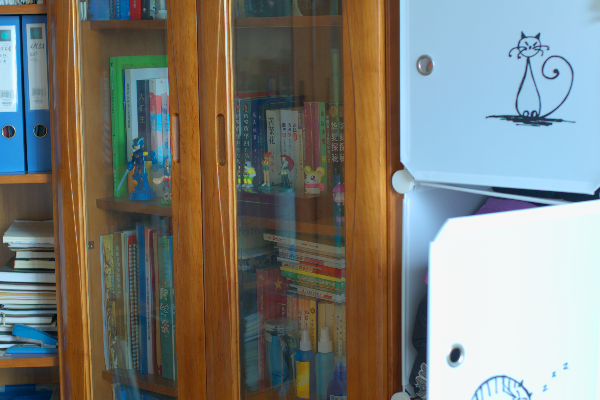
#> input picture data/LOLdataset/eval15/high/1.png, 600 x 400 px
$ python preprocessing_demo.py ../../data/LOLdataset/eval15/high/1.png
#> lines starting #> are read from the running program, lines starting #| are printed output that depends on the picture
### classical/preprocessing.py
import os
import cv2
import numpy as np

MIN_SIDE = 16      # smaller than this: reject
MAX_SIDE = 1024    # larger than this: downscale (keeps runtime < ~10 s)


def to_rgb_uint8(image):
    """Validate any array and return uint8 RGB (H, W, 3). Raises ValueError if unusable."""
    if image is None:
        raise ValueError("Image is None (file missing or unreadable)")
    if not isinstance(image, np.ndarray) or image.size == 0 or image.ndim not in (2, 3):
        raise ValueError("Image must be a non-empty 2D or 3D numpy array")

    # --- fix dtype ---
    if image.dtype != np.uint8:
        if image.dtype == np.uint16:
            image = image / 257.0
        elif np.issubdtype(image.dtype, np.floating):
            image = image * 255.0 if image.max() <= 1.0 else image
        image = np.rint(np.clip(image, 0, 255)).astype(np.uint8)

    # --- fix channels ---
    if image.ndim == 3 and image.shape[2] == 1:
        image = image[:, :, 0]
    if image.ndim == 2:
        image = cv2.cvtColor(image, cv2.COLOR_GRAY2RGB)
    elif image.shape[2] == 4:
        image = image[:, :, :3]          # drop alpha
    elif image.shape[2] != 3:
        raise ValueError(f"Unsupported channel count: {image.shape[2]}")

    h, w = image.shape[:2]
    if min(h, w) < MIN_SIDE:
        raise ValueError(f"Image too small ({w}x{h}); minimum side is {MIN_SIDE}px")
    return np.ascontiguousarray(image)


def load_image(path):
    """Read a file from disk -> uint8 RGB. The ONE BGR->RGB conversion happens here."""
    img = cv2.imread(str(path), cv2.IMREAD_UNCHANGED)   # keeps alpha / 16-bit
    if img is None:
        raise ValueError(f"Could not read image: {path}")
    if img.ndim == 3 and img.shape[2] == 3:
        img = cv2.cvtColor(img, cv2.COLOR_BGR2RGB)
    elif img.ndim == 3 and img.shape[2] == 4:
        img = cv2.cvtColor(img, cv2.COLOR_BGRA2RGB)
    return to_rgb_uint8(img)


# [6 lines left out: function save_image, not called in this run]


def resize_if_large(image, max_side=MAX_SIDE):
    """Downscale so the longest side <= max_side. Returns (image, scale)."""
    h, w = image.shape[:2]
    longest = max(h, w)
    if longest <= max_side:
        return image, 1.0
    scale = max_side / longest
    new_size = (round(w * scale), round(h * scale))   # (width, height)
    return cv2.resize(image, new_size, interpolation=cv2.INTER_AREA), scale


def estimate_noise(gray):
    """Immerkaer noise sigma estimate on a uint8 gray image."""
    g = gray.astype(np.float32)
    kernel = np.array([[1, -2, 1], [-2, 4, -2], [1, -2, 1]], np.float32)
    h, w = g.shape
    conv = cv2.filter2D(g, -1, kernel)[1:-1, 1:-1]
    return float(np.sqrt(np.pi / 2) * np.abs(conv).sum() / (6.0 * (h - 2) * (w - 2)))


def compute_characteristics(image):
    """Measure the image so the pipeline can pick parameters."""
    gray = cv2.cvtColor(image, cv2.COLOR_RGB2GRAY)
    g = gray.astype(np.float32)

    p5, p95 = np.percentile(g, [5, 95])
    hist = cv2.calcHist([gray], [0], None, [256], [0, 256]).ravel()
    hist = hist / hist.sum()

    pixels = image.reshape(-1, 3).astype(np.float32)
    ch_mean = pixels.mean(axis=0)            # order: R, G, B
    ch_std = pixels.std(axis=0)

    return {
        "mean_brightness": float(g.mean()),
        "std": float(g.std()),
        "contrast": float(p95 - p5),
        "histogram": hist,                    # 256 values summing to 1
        "channel_mean": ch_mean,              # R, G, B
        "channel_std": ch_std,
        "color_cast": float((ch_mean.max() - ch_mean.min()) / (ch_mean.mean() + 1e-6)),
        "dark_fraction": float((gray < 50).mean()),
        "highlight_fraction": float((gray > 240).mean()),
        "noise_sigma": estimate_noise(gray),
    }


def prepare_image(source, max_side=MAX_SIDE):
    """Main entry point. source = file path OR numpy array.
    Returns (image_uint8_rgb, info_dict)."""
    if isinstance(source, (str, os.PathLike)):
        img = load_image(source)
    else:
        img = to_rgb_uint8(source)
    original_size = img.shape[:2]
    img, scale = resize_if_large(img, max_side)
    stats = compute_characteristics(img)
    stats["original_size"] = original_size
    stats["scale"] = scale
    return img, stats

### scripts/classical_demos/preprocessing_demo.py
import sys
import numpy as np
import matplotlib.pyplot as plt
from classical.preprocessing import prepare_image

path = sys.argv[1]
img, s = prepare_image(path)
#> in load_image, img is the input picture: shape (400, 600, 3); mean B, G, R 119.7, 126.5, 125.2
#> in prepare_image, `img, scale = resize_if_large(img, max_side)`: scale = 1
#> in compute_characteristics, `gray = cv2.cvtColor(image, cv2.COLOR_RGB2GRAY)`:
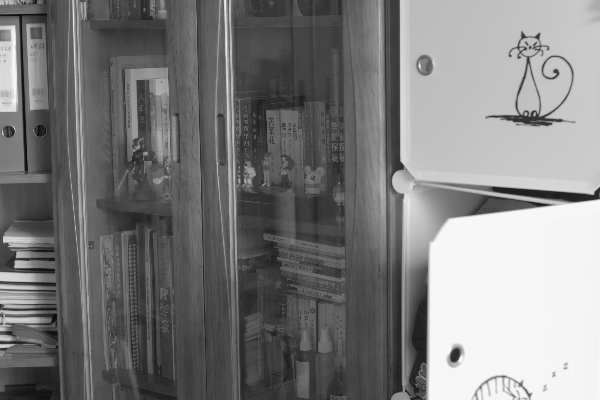
#> gray: shape (400, 600); min 8, max 247, mean 125.4
#> in compute_characteristics, `p5, p95 = np.percentile(g, [5, 95])`: p5 = 50; p95 = 246
#> in compute_characteristics, `hist = cv2.calcHist([gray], [0], None, [256], [0, 256]).ravel()`: hist = 256 values, max 16257 at index 246, min 0 at index 0, mean 937.5
#> in compute_characteristics, `hist = hist / hist.sum()`: hist = 256 values, max 0.0677 at index 246, min 0 at index 0, mean 0.00391
#> in compute_characteristics, `ch_mean = pixels.mean(axis=0)`: ch_mean = [125.2, 126.6, 119.7]
#> in compute_characteristics, `ch_std = pixels.std(axis=0)`: ch_std = [61.21, 70.44, 87.87]
#> in estimate_noise, `conv = cv2.filter2D(g, -1, kernel)[1:-1, 1:-1]`:
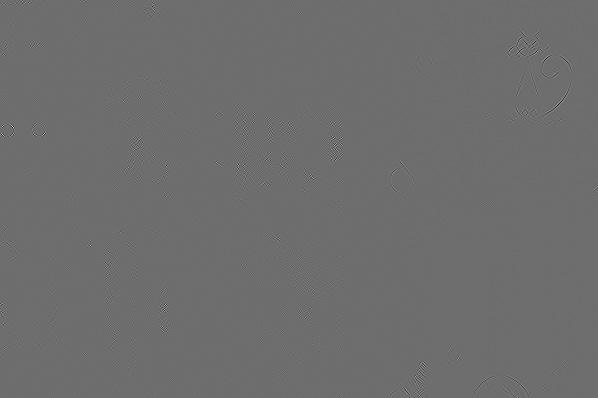
#> conv: shape (398, 598) float32; min -381, max 502, mean 0; drawn with min black and max white
#> in prepare_image, `stats = compute_characteristics(img)`: stats = 10 items
#> s = 12 items
print("shape", img.shape, img.dtype)
#| shape (400, 600, 3) uint8
for k, v in s.items():
    if k != "histogram":
        print(f"{k:20s}", np.round(v, 3) if not isinstance(v, tuple) else v)
#> this loop made 12 passes
#> (k, v) on passes 1, 2, 3, 5, 6, 7, 8, 9, 10, 11, 12: ('mean_brightness', 125.4), ('std', 66.57), ('contrast', 196), ('channel_mean', [125.2, 126.6, 119.7]), ('channel_std', [61.21, 70.44, 87.87]), ('color_cast', 0.0556), ('dark_fraction', 0.0467), ('highlight_fraction', 0.128), ('noise_sigma', 1.43), ('original_size', (400, 600)), ('scale', 1)
#> k on pass 4: 'histogram'
#| mean_brightness      125.36
#| std                  66.572
#| contrast             196.0
#| channel_mean         [125.244 126.555 119.668]
#| channel_std          [61.205 70.441 87.873]
#| color_cast           0.056
#| dark_fraction        0.047
#| highlight_fraction   0.128
#> (further printed lines are left out)

# --- bad input checks ---
tests = {
    "None": None,
    "grayscale": np.random.randint(0, 255, (100, 100), np.uint8),
    "RGBA": np.random.randint(0, 255, (100, 100, 4), np.uint8),
    "float 0-1": np.random.rand(100, 100, 3),
    "16-bit": np.random.randint(0, 65535, (100, 100, 3)).astype(np.uint16),
    "tiny 4x4": np.zeros((4, 4, 3), np.uint8),
    "huge 3000x4000": np.zeros((3000, 4000, 3), np.uint8),
    "missing file": "data/nope.png",
}
for name, x in tests.items():
    try:
        out, _ = prepare_image(x)
        print(f"{name:15s} OK   -> {out.shape} {out.dtype}")
    except ValueError as e:
        print(f"{name:15s} REJECTED: {e}")
#| None            REJECTED: Image is None (file missing or unreadable)

fig, ax = plt.subplots(1, 3, figsize=(14, 3.5))
ax[0].imshow(img); ax[0].set_title("input"); ax[0].axis("off")
ax[1].plot(s["histogram"]); ax[1].set_title("gray histogram")
ax[2].bar(["R", "G", "B"], s["channel_mean"], color=["r", "g", "b"]); ax[2].set_title("channel means")
plt.tight_layout(); plt.show()
#> after `plt.tight_layout()`:
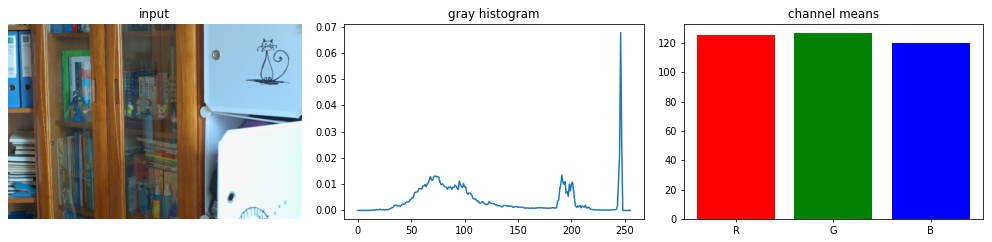
#> figure drawn by matplotlib, 3 panels; panel 2: curve peaks at x = 246, y = 0.0677; panel 3: tallest bar 126.6 high, from x = 0.6 to 1.4
